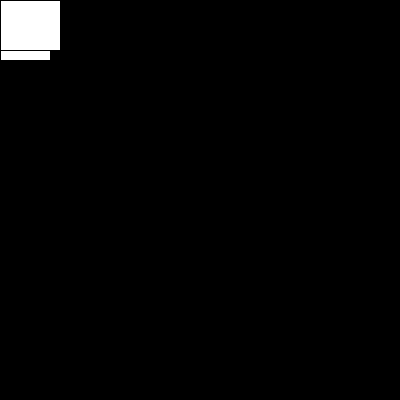
Frame 1 (no input)
Frame 60 (the mouse pressed at the canvas centre just before this capture): identical to frame 1, image omitted
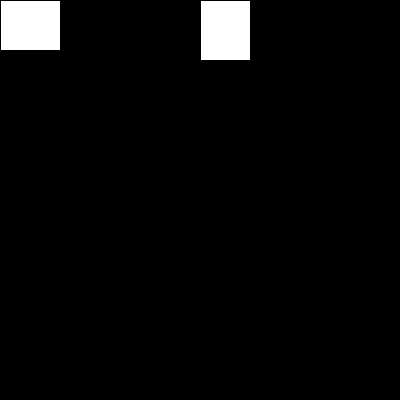
Frame 120 (the mouse held since frame 60 and released just before this capture)

The Processing sketch that drew these frames (run headless with seeded random() and noise(); from frame 60 on, the mouse is pressed at the canvas centre):

// Processing sketch: russsssh_houuuur
// ── russsssh_houuuur.pde
int car1X;
int car1Y;
boolean car1LeftRight;
int car2X;
int car2Y;
boolean car2LeftRight;
boolean car1Clicked;
boolean car2Clicked;
void setup(){
  size(400,400);
  car1X = 0;
  car1Y = 0;
  car1Clicked = false;
  car1LeftRight = true;
  car2X = 0;
  car2Y = 0;
  car2Clicked = false;
  car2LeftRight = false;
}
void draw(){
  background (0,0,0); //Black Background
drawCar(car1X, car1Y, car1LeftRight);
drawCar(car2X, car2Y, car2LeftRight);

if(car1Clicked == true){
  moveCar1();
}else if(car2Clicked == true){
  moveCar2();
}
 }
 void mousePressed(){
   car1Clicked = true;
 }
 void mouseRelased(){
   car1Clicked = false;
 }
 void drawCar(int x, int y, boolean upDown){
   if(upDown == true){
     rect(x,y,50,60);
   }else{
     rect(x,y,60,50);
   }
 }
 void moveCar1(){
   car1X = mouseX;
 }
 void moveCar2(){
   car2Y = mouseY;
 }

  
